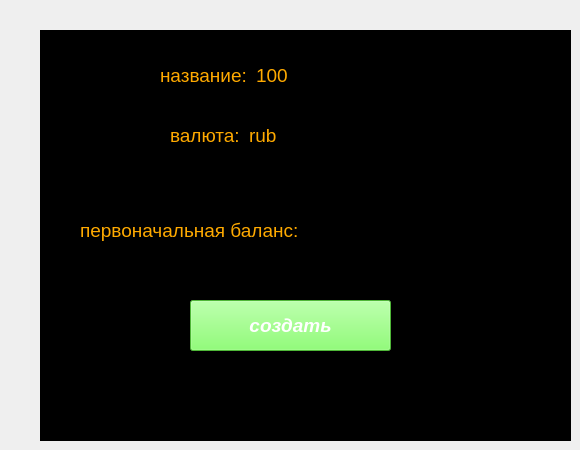
      <widget class="QWidget" name="tab_6">
       <attribute name="title">
        <string>СОЗДАТЬ НОВЫЙ</string>
       </attribute>
       <widget class="QFrame" name="frame_4">
        <property name="geometry">
         <rect>
          <x>40</x>
          <y>30</y>
          <width>531</width>
          <height>411</height>
         </rect>
        </property>
        <property name="styleSheet">
         <string notr="true">color: rgb(255, 170, 0);
background-color: rgb(0, 0, 0);</string>
        </property>
        <property name="frameShape">
         <enum>QFrame::StyledPanel</enum>
        </property>
        <property name="frameShadow">
         <enum>QFrame::Raised</enum>
        </property>
        <widget class="QPushButton" name="pushButton_5">
         <property name="geometry">
          <rect>
           <x>150</x>
           <y>270</y>
           <width>201</width>
           <height>51</height>
          </rect>
         </property>
         <property name="font">
          <font>
           <pointsize>14</pointsize>
           <weight>75</weight>
           <italic>true</italic>
           <bold>true</bold>
          </font>
         </property>
         <property name="styleSheet">
          <string notr="true">background-color: rgb(111, 255, 79);
color: rgb(255, 255, 255);</string>
         </property>
         <property name="text">
          <string>создать</string>
         </property>
        </widget>
        <widget class="QWidget" name="horizontalLayoutWidget_13">
         <property name="geometry">
          <rect>
           <x>120</x>
           <y>20</y>
           <width>251</width>
           <height>51</height>
          </rect>
         </property>
         <layout class="QHBoxLayout" name="horizontalLayout_16">
          <item>
           <widget class="QLabel" name="label_21">
            <property name="font">
             <font>
              <pointsize>14</pointsize>
             </font>
            </property>
            <property name="text">
             <string>название:</string>
            </property>
           </widget>
          </item>
          <item>
           <widget class="QLineEdit" name="lineEdit_4">
            <property name="font">
             <font>
              <pointsize>14</pointsize>
             </font>
            </property>
            <property name="text">
             <string>100</string>
            </property>
           </widget>
          </item>
         </layout>
        </widget>
        <widget class="QWidget" name="horizontalLayoutWidget_14">
         <property name="geometry">
          <rect>
           <x>130</x>
           <y>80</y>
           <width>191</width>
           <height>51</height>
          </rect>
         </property>
         <layout class="QHBoxLayout" name="horizontalLayout_17">
          <item>
           <widget class="QLabel" name="label_22">
            <property name="font">
             <font>
              <pointsize>14</pointsize>
             </font>
            </property>
            <property name="text">
             <string>валюта:</string>
            </property>
           </widget>
          </item>
          <item>
           <widget class="QLineEdit" name="lineEdit_5">
            <property name="font">
             <font>
              <pointsize>14</pointsize>
             </font>
            </property>
            <property name="text">
             <string>rub</string>
            </property>
           </widget>
          </item>
         </layout>
        </widget>
        <widget class="QWidget" name="horizontalLayoutWidget_15">
         <property name="geometry">
          <rect>
           <x>40</x>
           <y>160</y>
           <width>441</width>
           <height>81</height>
          </rect>
         </property>
         <layout class="QHBoxLayout" name="horizontalLayout_18">
          <item>
           <widget class="QLabel" name="label_23">
            <property name="font">
             <font>
              <pointsize>14</pointsize>
             </font>
            </property>
            <property name="text">
             <string>первоначальная баланс:</string>
            </property>
           </widget>
          </item>
          <item>
           <widget class="QLineEdit" name="lineEdit_6">
            <property name="font">
             <font>
              <pointsize>14</pointsize>
             </font>
            </property>
           </widget>
          </item>
         </layout>
        </widget>
       </widget>
      </widget>
